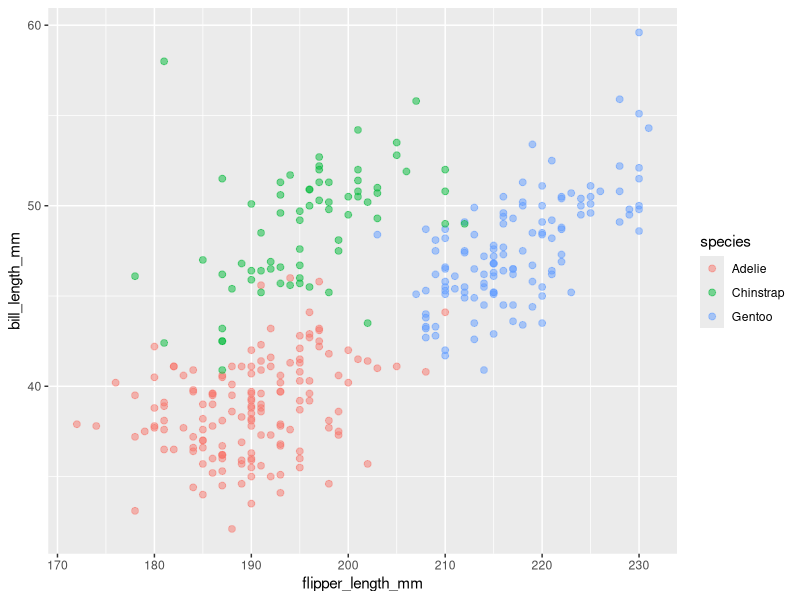
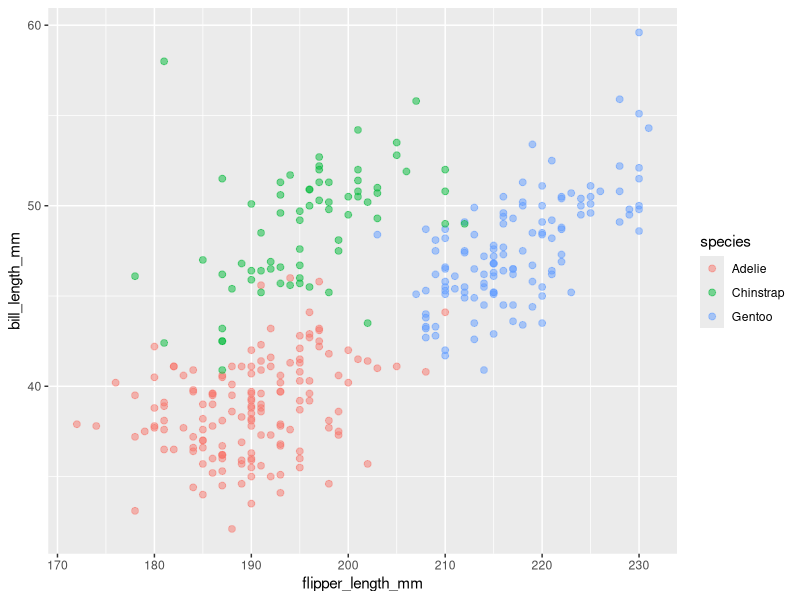

Recreate these plots in R, in order.
## ---- chunk 1
library(tidyverse)
library(palmerpenguins)
## ---- chunk 2
data_p1 <- tibble(
  norm_samp = rnorm(10,0,1),
  var_logic = norm_samp > 0,
  var_char = "maple glazed donuts",
  var_factor = factor(c("low","low","medium","medium","high","high",
                         "high","high","high","high"))
)
print(data_p1)
## ---- chunk 3
mean(pull(data_p1,norm_samp))
mean(pull(data_p1,var_logic))
## ---- chunk 4
# mean(pull(data_p1,var_char))
# mean(pull(data_p1,var_factor))
## ---- chunk 5
data("penguins", package = "palmerpenguins")
summary(penguins)
nrow(penguins)
ncol(penguins)
mean(pull(penguins,flipper_length_mm),na.rm = TRUE)
## ---- chunk 6
penguins %>%
  ggplot(aes(flipper_length_mm,bill_length_mm)) + 
  geom_point(alpha = 0.5, size = 2, aes(color = species)) 

ggsave("penguins.pdf")
